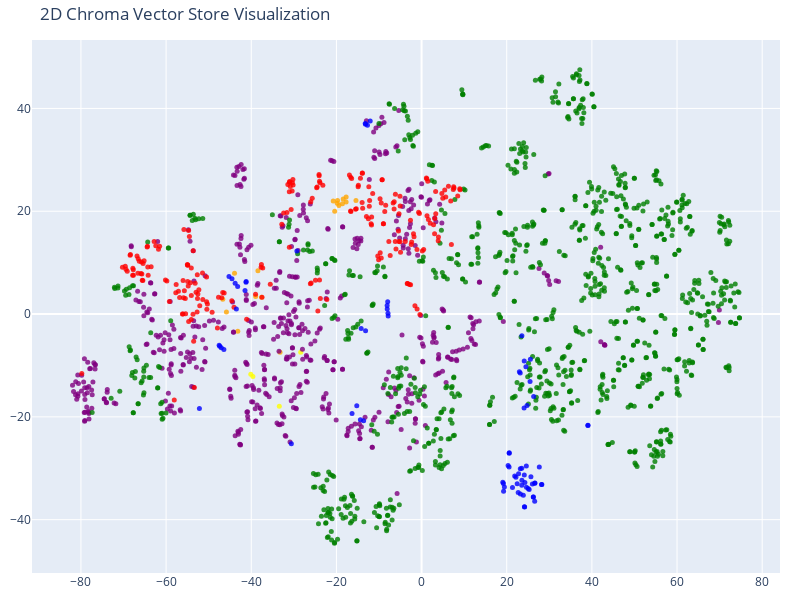

Write notebook code for a chart like this one.
### Code cell
tsne = TSNE(n_components=2, random_state=42)
reduced_vectors = tsne.fit_transform(vectors)

# Create the 2D scatter plot
fig = go.Figure(data=[go.Scatter(
    x=reduced_vectors[:, 0],
    y=reduced_vectors[:, 1],
    mode='markers',
    marker=dict(size=5, color=colors, opacity=0.8),
    text=[f"Type: {t}<br>Text: {d[:100]}..." for t, d in zip(doc_types, documents)],
    hoverinfo='text'
)])

fig.update_layout(
    title='2D Chroma Vector Store Visualization',
    scene=dict(xaxis_title='x',yaxis_title='y'),
    width=800,
    height=600,
    margin=dict(r=20, b=10, l=10, t=40)
)

fig.show()

### Figure 1 — Plotly figure (JSON) as saved in the notebook; plotly's stock layout.template omitted (floating-point values rounded to 4 significant figures; data arrays with more than 128 entries replaced by an {"elided": "..."} marker saying what was removed)
{"data": [{"hoverinfo": "text", "marker": {"color": {"elided": "1909 str values"}, "opacity": 0.8, "size": 5}, "mode": "markers", "text": {"elided": "1909 str values"}, "type": "scatter", "x": {"elided": "1909 float values"}, "y": {"elided": "1909 float values"}}], "layout": {"height": 600, "margin": {"b": 10, "l": 10, "r": 20, "t": 40}, "scene": {"xaxis": {"title": {"text": "x"}}, "yaxis": {"title": {"text": "y"}}}, "title": {"text": "2D Chroma Vector Store Visualization"}, "width": 800}}
